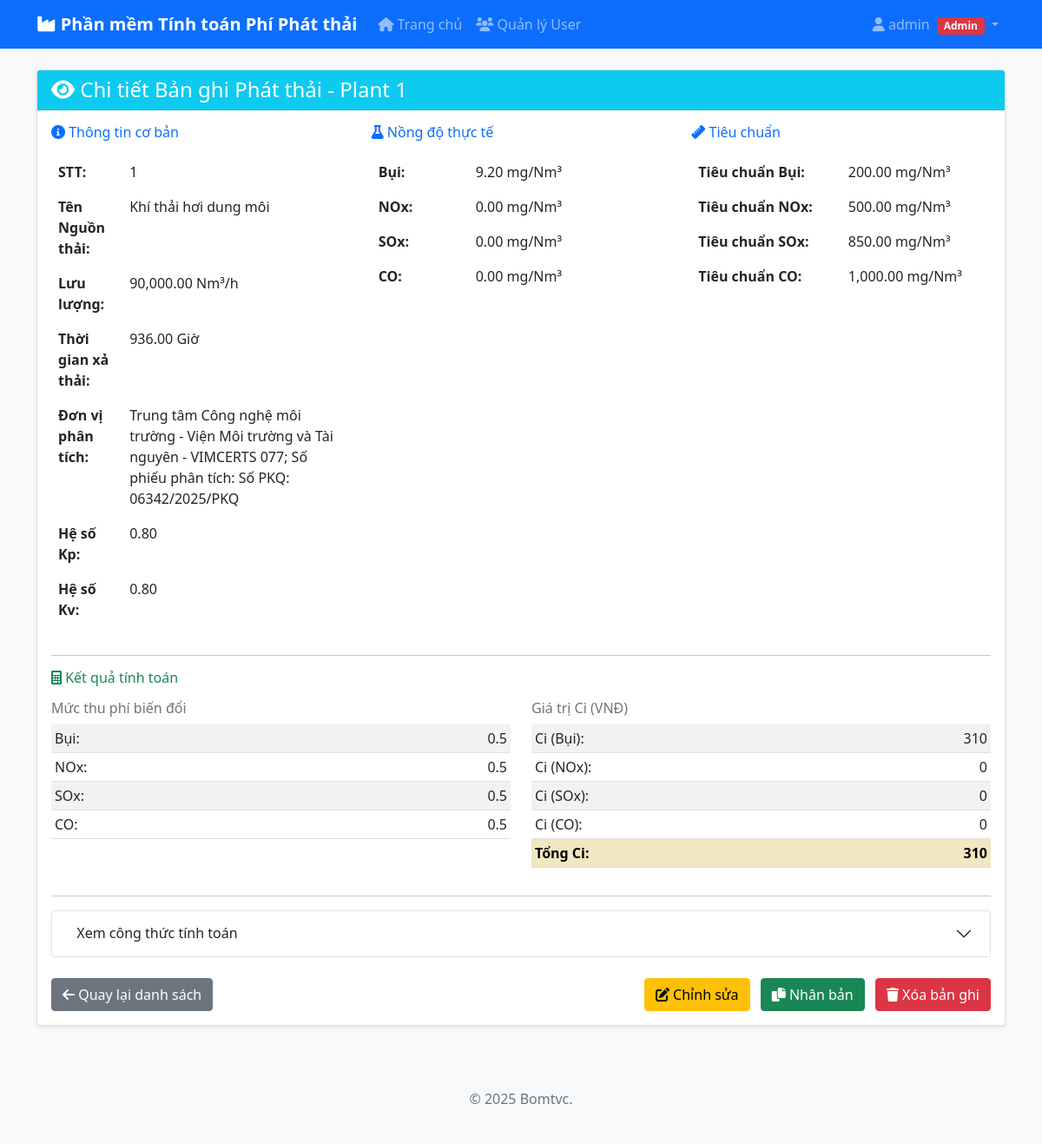
Page /view_record/5 (signed in) on the committed database.
### database.py (models this page shows, shortened)
class User(UserMixin, db.Model):
    __tablename__ = 'users'
    id = db.Column(db.Integer, primary_key=True)
    username = db.Column(db.String(80), unique=True, nullable=False)
    email = db.Column(db.String(120), unique=True, nullable=False)
    password_hash = db.Column(db.String(255), nullable=False)
    is_admin = db.Column(db.Boolean, default=False, nullable=False)
    is_active = db.Column(db.Boolean, default=False, nullable=False)  # Admin phải bật user mới login được
    created_at = db.Column(db.DateTime, default=datetime.utcnow)
    profiles = db.relationship('Profile', backref='user', lazy=True, cascade='all, delete-orphan')

class Profile(db.Model):
    __tablename__ = 'profiles'
    id = db.Column(db.Integer, primary_key=True)
    name = db.Column(db.String(200), nullable=False)
    description = db.Column(db.Text)
    created_date = db.Column(db.DateTime, default=datetime.utcnow)
    ten_cong_ty = db.Column(db.String(200))
    dia_chi = db.Column(db.Text)
    mst = db.Column(db.String(50))
    dien_thoai = db.Column(db.String(20))
    fax = db.Column(db.String(20))
    email = db.Column(db.String(120))
    tai_khoan_ngan_hang = db.Column(db.String(50))
    tai_ngan_hang = db.Column(db.String(200))
    loai_hinh_san_xuat = db.Column(db.String(200))
    user_id = db.Column(db.Integer, db.ForeignKey('users.id'), nullable=False)
    records = db.relationship('EmissionRecord', backref='profile', lazy=True, cascade='all, delete-orphan')

class EmissionRecord(db.Model):
    __tablename__ = 'emission_records'
    id = db.Column(db.Integer, primary_key=True)
    stt = db.Column(db.String(10))
    ten_nguon_thai = db.Column(db.String(200))
    luu_luong = db.Column(db.Float, default=0.0)
    tong_thoi_gian = db.Column(db.Float, default=0.0)
    thong_tin_don_vi = db.Column(db.String(200))
    kp = db.Column(db.Float, default=1.0)
    kv = db.Column(db.Float, default=1.0)
    bui = db.Column(db.Float, default=0.0)
    tieu_chuan_bui = db.Column(db.Float, default=0.0)
    nox = db.Column(db.Float, default=0.0)
    tieu_chuan_nox = db.Column(db.Float, default=0.0)
    sox = db.Column(db.Float, default=0.0)
    tieu_chuan_sox = db.Column(db.Float, default=0.0)
    co = db.Column(db.Float, default=0.0)
    tieu_chuan_co = db.Column(db.Float, default=0.0)
    muc_thu_phi_bui = db.Column(db.Float, default=0.0)
    muc_thu_phi_nox = db.Column(db.Float, default=0.0)
    muc_thu_phi_sox = db.Column(db.Float, default=0.0)
    muc_thu_phi_co = db.Column(db.Float, default=0.0)
    ci_bui = db.Column(db.Float, default=0.0)
    ci_nox = db.Column(db.Float, default=0.0)
    ci_sox = db.Column(db.Float, default=0.0)
    ci_co = db.Column(db.Float, default=0.0)
    ci_total = db.Column(db.Float, default=0.0)
    profile_id = db.Column(db.Integer, db.ForeignKey('profiles.id'), nullable=False)
    FEE_BUI = 800
    FEE_SOX = 800
    FEE_NOX = 700
    FEE_CO = 500
    def to_dict(self):
        return {
            'STT': self.stt,
            'Tên Nguồn thải': self.ten_nguon_thai,
            'Lưu lượng (Nm3/h)': self.luu_luong,
            'Tổng thời gian xả thải trong kỳ (Giờ)': self.tong_thoi_gian,
            'Thông tin đơn vị Phân tích': self.thong_tin_don_vi,
            'Kp': self.kp,
            'Kv': self.kv,
            'Bụi (mg/Nm3)': self.bui,
            'Tiêu chuẩn Bụi': self.tieu_chuan_bui,
            'NOx (gồm NO2 và NO) (mg/Nm3)': self.nox,
            'Tiêu chuẩn NOx': self.tieu_chuan_nox,
            'SOx (mg/Nm3)': self.sox,
            'Tiêu chuẩn SOx': self.tieu_chuan_sox,
            'CO (mg/Nm3)': self.co,
            'Tiêu chuẩn CO': self.tieu_chuan_co,
            'Mức thu phí biến đổi của Bụi': self.muc_thu_phi_bui,
            'Mức thu phí biến đổi của Nox': self.muc_thu_phi_nox,
            'Mức thu phí biến đổi của Sox': self.muc_thu_phi_sox,
            'Mức thu phí biến đổi của CO': self.muc_thu_phi_co,
            'Ci (Bụi)': self.ci_bui,
            'Ci (NOx)': self.ci_nox,
            'Ci (SOx)': self.ci_sox,
            'Ci (CO)': self.ci_co,
            'Ci': self.ci_total
        }

### flask_app.py (the view)
@app.route('/view_record/<int:record_id>')
@login_required_custom
def view_record(record_id):
    record = EmissionRecord.query.get_or_404(record_id)
    if not check_profile_ownership(record.profile.id):
        flash('Bạn không có quyền xem bản ghi này!', 'error')
        return redirect(url_for('index'))
    record_data = record.to_dict()
    return render_template('view_record.html', record=record_data, record_id=record_id, profile=record.profile)

### templates/view_record.html (shortened to what this page needs)
{% extends "base.html" %}
{% block content %}
<div class="row">
    <div class="col-12">
        <div class="card">
            <div class="card-header bg-info text-white">
                <h4 class="mb-0"><i class="fas fa-eye"></i> Chi tiết Bản ghi Phát thải
                {% if profile %} - {{ profile.name }}{% endif %}
                </h4>
            </div>
            <div class="card-body">
                <div class="row">
                    <div class="col-md-4">
                        <h6 class="text-primary mb-3"><i class="fas fa-info-circle"></i> Thông tin cơ bản</h6>
                        <table class="table table-borderless">
                            <tr>
                                <td class="fw-bold">STT:</td>
                                <td>{{ record['STT'] }}</td>
                            </tr>
                            <tr>
                                <td class="fw-bold">Tên Nguồn thải:</td>
                                <td>{{ record['Tên Nguồn thải'] }}</td>
                            </tr>
                            <tr>
                                <td class="fw-bold">Lưu lượng:</td>
                                <td>{{ "{:,.2f}".format(record['Lưu lượng (Nm3/h)']) }} Nm³/h</td>
                            </tr>
                            <tr>
                                <td class="fw-bold">Thời gian xả thải:</td>
                                <td>{{ "{:,.2f}".format(record['Tổng thời gian xả thải trong kỳ (Giờ)']) }} Giờ</td>
                            </tr>
                            <tr>
                                <td class="fw-bold">Đơn vị phân tích:</td>
                                <td>{{ record['Thông tin đơn vị Phân tích'] or 'Không có thông tin' }}</td>
                            </tr>
                            <tr>
                                <td class="fw-bold">Hệ số Kp:</td>
                                <td>{{ "{:,.2f}".format(record['Kp']) }}</td>
                            </tr>
                            <tr>
                                <td class="fw-bold">Hệ số Kv:</td>
                                <td>{{ "{:,.2f}".format(record['Kv']) }}</td>
                            </tr>
                        </table>
                    </div>
                    <div class="col-md-4">
                        <h6 class="text-primary mb-3"><i class="fas fa-flask"></i> Nồng độ thực tế</h6>
                        <table class="table table-borderless">
                            <tr>
                                <td class="fw-bold">Bụi:</td>
                                <td>{{ "{:,.2f}".format(record['Bụi (mg/Nm3)']) }} mg/Nm³</td>
                            </tr>
                            <tr>
                                <td class="fw-bold">NOx:</td>
                                <td>{{ "{:,.2f}".format(record['NOx (gồm NO2 và NO) (mg/Nm3)']) }} mg/Nm³</td>
                            </tr>
                            <tr>
                                <td class="fw-bold">SOx:</td>
                                <td>{{ "{:,.2f}".format(record['SOx (mg/Nm3)']) }} mg/Nm³</td>
                            </tr>
                            <tr>
                                <td class="fw-bold">CO:</td>
                                <td>{{ "{:,.2f}".format(record['CO (mg/Nm3)']) }} mg/Nm³</td>
                            </tr>
                        </table>
                    </div>
                    <div class="col-md-4">
                        <h6 class="text-primary mb-3"><i class="fas fa-ruler"></i> Tiêu chuẩn</h6>
                        <table class="table table-borderless">
                            <tr>
                                <td class="fw-bold">Tiêu chuẩn Bụi:</td>
                                <td>{{ "{:,.2f}".format(record['Tiêu chuẩn Bụi']) }} mg/Nm³</td>
                            </tr>
                            <tr>
                                <td class="fw-bold">Tiêu chuẩn NOx:</td>
                                <td>{{ "{:,.2f}".format(record['Tiêu chuẩn NOx']) }} mg/Nm³</td>
                            </tr>
                            <tr>
                                <td class="fw-bold">Tiêu chuẩn SOx:</td>
                                <td>{{ "{:,.2f}".format(record['Tiêu chuẩn SOx']) }} mg/Nm³</td>
                            </tr>
                            <tr>
                                <td class="fw-bold">Tiêu chuẩn CO:</td>
                                <td>{{ "{:,.2f}".format(record['Tiêu chuẩn CO']) }} mg/Nm³</td>
                            </tr>
                        </table>
                    </div>
                </div>
                <hr>
                <h6 class="text-success mb-3"><i class="fas fa-calculator"></i> Kết quả tính toán</h6>
                <div class="row">
                    <div class="col-md-6">
                        <h6 class="text-secondary">Mức thu phí biến đổi</h6>
                        <table class="table table-sm table-striped">
                            <tr>
                                <td>Bụi:</td>
                                <td class="text-end">{{ record['Mức thu phí biến đổi của Bụi'] }}</td>
                            </tr>
                            <tr>
                                <td>NOx:</td>
                                <td class="text-end">{{ record['Mức thu phí biến đổi của Nox'] }}</td>
                            </tr>
                            <tr>
                                <td>SOx:</td>
                                <td class="text-end">{{ record['Mức thu phí biến đổi của Sox'] }}</td>
                            </tr>
                            <tr>
                                <td>CO:</td>
                                <td class="text-end">{{ record['Mức thu phí biến đổi của CO'] }}</td>
                            </tr>
                        </table>
                    </div>
                    <div class="col-md-6">
                        <h6 class="text-secondary">Giá trị Ci (VNĐ)</h6>
                        <table class="table table-sm table-striped">
                            <tr>
                                <td>Ci (Bụi):</td>
                                <td class="text-end">{{ "{:,.0f}".format(record['Ci (Bụi)']) }}</td>
                            </tr>
                            <tr>
                                <td>Ci (NOx):</td>
                                <td class="text-end">{{ "{:,.0f}".format(record['Ci (NOx)']) }}</td>
                            </tr>
                            <tr>
                                <td>Ci (SOx):</td>
                                <td class="text-end">{{ "{:,.0f}".format(record['Ci (SOx)']) }}</td>
                            </tr>
                            <tr>
                                <td>Ci (CO):</td>
                                <td class="text-end">{{ "{:,.0f}".format(record['Ci (CO)']) }}</td>
                            </tr>
                            <tr class="table-warning">
                                <td class="fw-bold">Tổng Ci:</td>
                                <td class="text-end fw-bold">{{ "{:,.0f}".format(record['Ci']) }}</td>
                            </tr>
                        </table>
                    </div>
                </div>
                <hr>
                <div class="accordion" id="formulaAccordion">
                    <div class="accordion-item">
                        <h2 class="accordion-header" id="headingFormula">
                            <button class="accordion-button collapsed" type="button" data-bs-toggle="collapse" data-bs-target="#collapseFormula">
                                &nbsp; Xem công thức tính toán
                            </button>
                        </h2>
                    </div>
                </div>
                <div class="d-flex justify-content-between mt-4">
                    <a href="{{ url_for('index', profile_id=profile.id) if profile else url_for('index') }}" class="btn btn-secondary">
                        <i class="fas fa-arrow-left"></i> Quay lại danh sách
                    </a>
                    <div>
                        <a href="{{ url_for('edit_record', record_id=record_id) }}" class="btn btn-warning me-2">
                            <i class="fas fa-edit"></i> Chỉnh sửa
                        </a>
                        <a href="{{ url_for('duplicate_record', record_id=record_id) }}" class="btn btn-success me-2">
                            <i class="fas fa-copy"></i> Nhân bản
                        </a>
                        <a href="{{ url_for('delete_record', record_id=record_id) }}"
                           class="btn btn-danger"
                           onclick="return confirm('Bạn có chắc chắn muốn xóa bản ghi này?')">
                            <i class="fas fa-trash"></i> Xóa bản ghi
                        </a>
                    </div>
                </div>
            </div>
        </div>
    </div>
</div>
{% endblock %}

### templates/base.html (shortened to what this page needs)
<!DOCTYPE html>
<html lang="vi">
<head>
    <link href="https://cdn.jsdelivr.net/npm/bootstrap@5.1.3/dist/css/bootstrap.min.css" rel="stylesheet">
    <link href="https://cdnjs.cloudflare.com/ajax/libs/font-awesome/6.0.0/css/all.min.css" rel="stylesheet">
</head>
<body>
    <nav class="navbar navbar-expand-lg navbar-dark bg-primary">
        <div class="container">
            <a class="navbar-brand" href="{{ url_for('index') }}">
                <i class="fas fa-industry"></i> Phần mềm Tính toán Phí Phát thải
            </a>
            <div class="collapse navbar-collapse" id="navbarNav">
                <ul class="navbar-nav me-auto">
                    {% if current_user.is_authenticated %}
                    <li class="nav-item">
                        <a class="nav-link" href="{{ url_for('index') }}">
                            <i class="fas fa-home"></i> Trang chủ
                        </a>
                    </li>
                    {% if current_user.is_admin %}
                    <li class="nav-item">
                        <a class="nav-link" href="{{ url_for('manage_users') }}">
                            <i class="fas fa-users"></i> Quản lý User
                        </a>
                    </li>
                    {% endif %}
                    {% endif %}
                </ul>
                <ul class="navbar-nav ms-auto">
                    {% if current_user.is_authenticated %}
                    <li class="nav-item dropdown">
                        <a class="nav-link dropdown-toggle" href="#" id="navbarDropdown" role="button" data-bs-toggle="dropdown">
                            <i class="fas fa-user"></i> {{ current_user.username }}
                            {% if current_user.is_admin %}
                                <span class="badge bg-danger ms-1">Admin</span>
                            {% endif %}
                        </a>
                    </li>
                    {% endif %}
                </ul>
            </div>
        </div>
    </nav>
    <div class="container mt-4">
        {% block content %}{% endblock %}
    </div>
    <footer class="bg-light text-center text-muted py-4 mt-5">
        <div class="container">
            <p>&copy; 2025 Bomtvc.</p>
        </div>
    </footer>
</body>
</html>

### rows in the picture
User: username "admin"
Profile: name "Plant 1"
EmissionRecord: ten_nguon_thai "Khí thải hơi dung môi", luu_luong "90,000.00", tong_thoi_gian "936.00", thong_tin_don_vi "Trung tâm Công nghệ môi trường - Viện Môi trường và Tài nguyên - VIMCERTS 077; Số phiếu phân tích: Số PKQ: 06342/2025/PKQ", Kp "0.80", Kv "0.80", bui "9.20", nox "0.00", sox "0.00", co "0.00", tieu_chuan_bui "200.00", tieu_chuan_nox "500.00", tieu_chuan_sox "850.00", tieu_chuan_co "1,000.00", muc_thu_phi_bui "0.5", muc_thu_phi_nox "0.5", muc_thu_phi_sox "0.5", muc_thu_phi_co "0.5", ci_bui "310", ci_nox "0", ci_sox "0", ci_co "0", Ci "310"

### other values in the picture
{{ record['STT'] }} "1"
